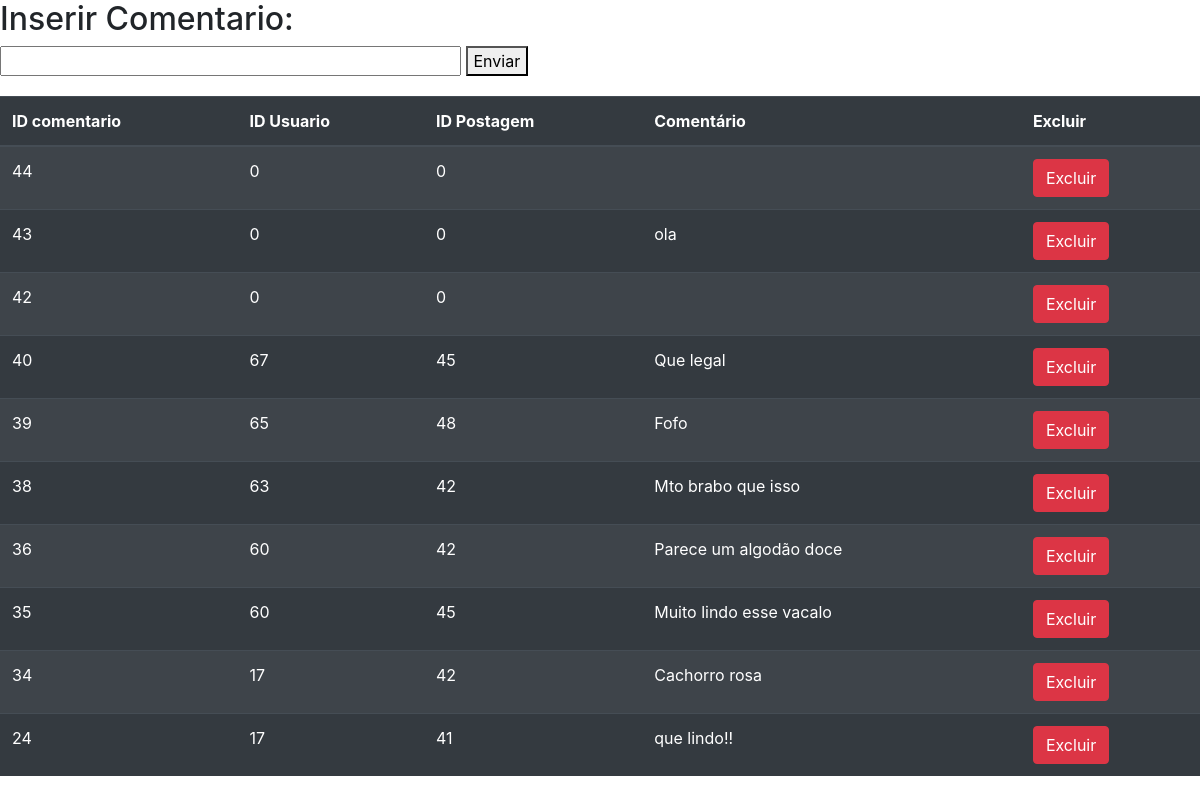
Screenshot of /Fy/comentarios/consulta.php with the database file from the repository.
### tables this page shows
CREATE TABLE `comentario` (
  `id_coment` int(11) NOT NULL,
  `user_id` int(11) NOT NULL,
  `post_id` int(11) NOT NULL,
  `comentario` varchar(255) DEFAULT NULL
);

### Fy/comentarios/consulta.php (the view, shortened to what this page needs)
<!DOCTYPE html>
<html lang="en">
<head>
     <link rel="stylesheet" href="https://stackpath.bootstrapcdn.com/bootstrap/4.2.1/css/bootstrap.min.css">
    <link rel="stylesheet" href="https://cdn.datatables.net/1.10.18/css/dataTables.bootstrap4.min.css">
</head>
<body>
        <?php
            include_once('connection.php');
            $sql = "SELECT * FROM comentario ORDER BY id_coment DESC";
            $result = $con -> query($sql);
        ?>
         <div class='chat-bar'>
        <form action="insere.php" method="POST" style="margin-bottom: 20px;">
        <h2> Inserir Comentario: </h2>
            <input type="text" name="Comentario" size="40">
            <button type="submit">Enviar</button>
        </form>
    </div>
 <table class="table table-dark table-striped ">
            <thead>
                <tr>
                    <th>ID comentario</th>
                    <th>ID Usuario</th>
                    <th>ID Postagem</th>
                    <th>Comentário</th>
                    <th class="center">Excluir</th>
                </tr>
            </thead>
            <tbody>
                <?php
                    while($DataUsers = mysqli_fetch_assoc($result)){
                        echo "<tr>";
                        echo "<td>". $DataUsers['id_coment']."</td>";
                        echo "<td>". $DataUsers['user_id']."</td>";
                        echo "<td>". $DataUsers['post_id']."</td>";
                        echo "<td>". $DataUsers['comentario']."</td>";
                        echo "<td><button class='btn btn-danger'>Excluir</button></td>";
                        echo '</tr>';
                    }
                ?>
            </tbody>
        </table>
</body>
</html>

### rows the page displays
comentario: id_coment "44", user "0", post "0"
comentario: id_coment "43", user "0", post "0", comentario "ola"
comentario: id_coment "42", user "0", post "0"
comentario: id_coment "40", user "67", post "45", comentario "Que legal"
comentario: id_coment "39", user "65", post "48", comentario "Fofo"
comentario: id_coment "38", user "63", post "42", comentario "Mto brabo que isso"
comentario: id_coment "36", user "60", post "42", comentario "Parece um algodão doce"
comentario: id_coment "35", user "60", post "45", comentario "Muito lindo esse vacalo"
comentario: id_coment "34", user "17", post "42", comentario "Cachorro rosa"
comentario: id_coment "24", user "17", post "41", comentario "que lindo!!"
